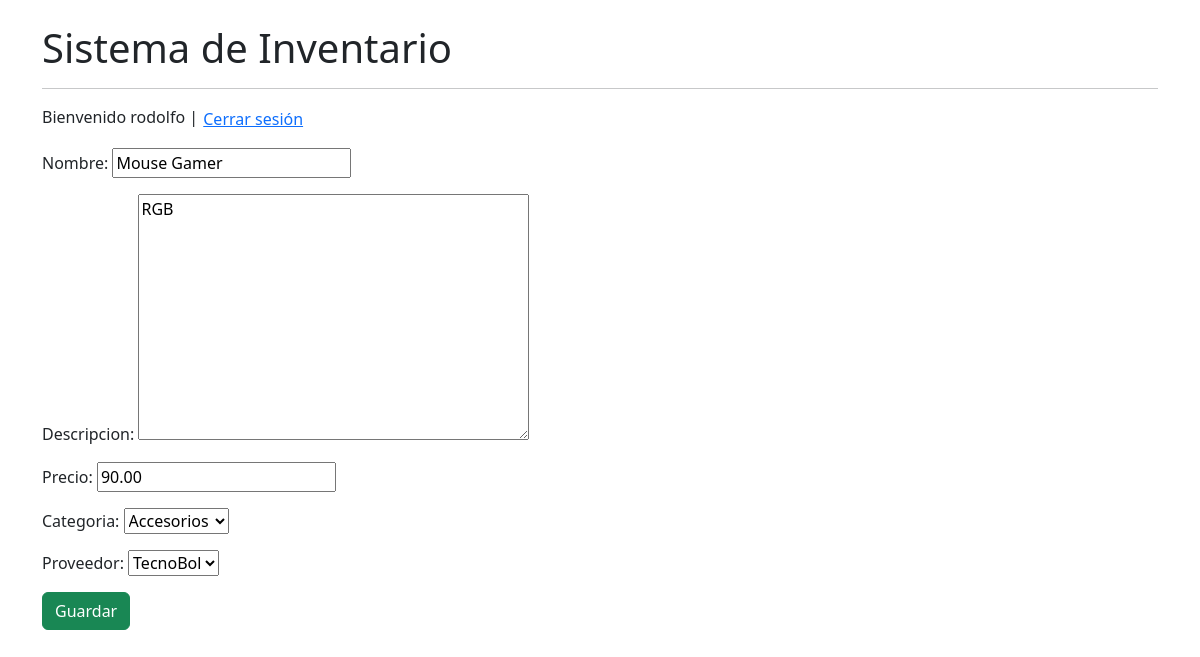
The page /editar/1/ (signed in) on the database its author committed.
### inventario/models.py (models this page shows, shortened)
class Producto(models.Model):
    nombre = models.CharField(max_length=100)
    descripcion = models.TextField()
    precio = models.DecimalField(max_digits=10, decimal_places=2)
    categoria = models.ForeignKey(
        Categoria,
        on_delete=models.CASCADE
    )
    proveedor = models.ForeignKey(
        Proveedor,
        on_delete=models.CASCADE
    )

class Categoria(models.Model):
    nombre = models.CharField(max_length=100)
    slug = models.SlugField(blank=True)
    def __str__(self):
        return self.nombre

class Proveedor(models.Model):
    nombre = models.CharField(max_length=100)
    telefono = models.CharField(max_length=20)
    def __str__(self):
        return self.nombre

### inventario/views.py (the view)
@login_required
def editar_producto(request, id):
    producto = get_object_or_404(
        Producto,
        id=id
    )
    if request.method == 'POST':
        form = ProductoForm(
            request.POST,
            instance=producto
        )
        if form.is_valid():
            form.save()
            return redirect('lista_productos')
    else:
        form = ProductoForm(
            instance=producto
        )
    return render(
        request,
        'inventario/form_producto.html',
        {'form': form}
    )

### inventario/forms.py
class ProductoForm(forms.ModelForm):
    class Meta:
        model = Producto
        fields = '__all__'

### inventario/templates/inventario/form_producto.html (shortened to what this page needs)
{% extends 'inventario/base.html' %}
{% block contenido %}
<form method="POST">
    {{ form.as_p }}
    <button type="submit"
    class="btn btn-success">
        Guardar
    </button>
</form>
{% endblock %}

### inventario/templates/inventario/base.html (shortened to what this page needs)
<!DOCTYPE html>
<html>
<head>
<link href="https://cdn.jsdelivr.net/npm/bootstrap@5.3.3/dist/css/bootstrap.min.css"
rel="stylesheet">
</head>
<body>
<div class="container mt-4">
    <h1>Sistema de Inventario</h1>
    <hr>
    <div class="mb-3">
    {% if user.is_authenticated %}
        Bienvenido {{ user.username }}
        |
        <form action="{% url 'logout' %}" method="post" style="display:inline;">
            <button type="submit" class="btn btn-link p-0">
                Cerrar sesión
            </button>
        </form>
    {% else %}
        <a href="{% url 'login' %}">
            Iniciar sesión
        </a>
    {% endif %}
    </div>
    {% block contenido %}
    {% endblock %}
</div>
</body>
</html>

### rows shown on the page
Producto: nombre "Mouse Gamer", descripcion "RGB", precio "90.00", categoria "Accesorios", proveedor "TecnoBol"

### other values the page prints
{{ user.username }} "rodolfo"
